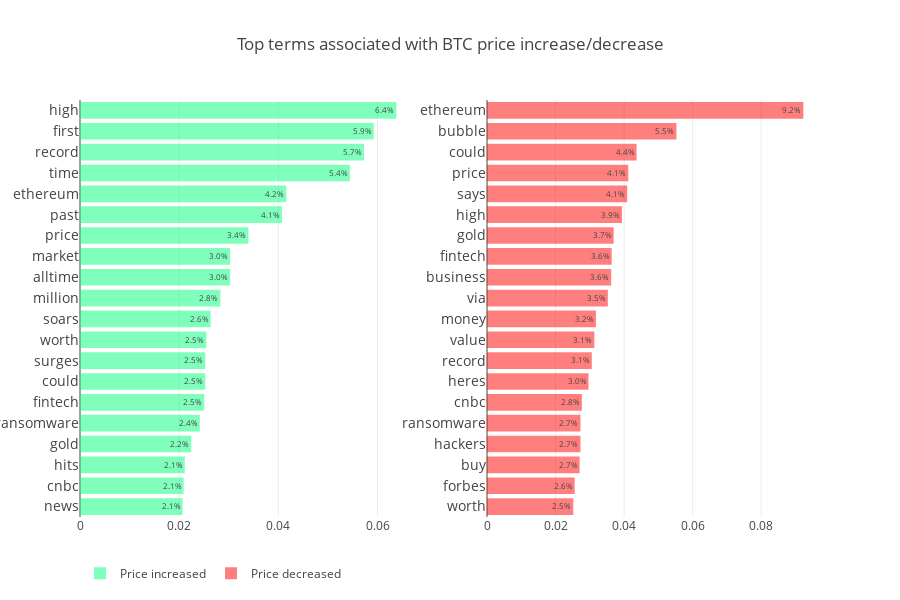

The code cell stored with this chart in its notebook:
### Code cell
# Make a chart with top words associated with UP and DOWN

df1 = freq_up[:20].sort_values("tf",ascending=True)
df2 = freq_down[:20].sort_values("tf",ascending=True)
x = "prob"
y = "token"
text = x

trace1 = go.Bar(
            x=df1[x],
            y=df1[y],
            text= (df1[text]*100).round(1).astype("str")+"%",
            textposition = 'inside',
            marker=dict(
                color='rgba(0,255,120,0.5)',
            ),
            orientation = 'h',
            name = "Price increased"
        )
trace2 = go.Bar(
            x=df2[x],
            y=df2[y],
            text=(df2[text]*100).round(1).astype("str")+"%",
            textposition = 'inside',
            marker=dict(
                color='rgba(255,0,0,0.5)',
            ),
            orientation = 'h',
            name = "Price decreased"
        )

fig = tools.make_subplots(rows=1, cols=2)

fig.append_trace(trace1, 1, 1)
fig.append_trace(trace2, 1, 2)

fig['layout'].update(height=600, width=900, title='Top terms associated with BTC price increase/decrease',
                     legend=dict(orientation="h"))
fig['layout']["yaxis1"].update(tickfont=dict(size=14))
fig['layout']["yaxis2"].update(tickfont=dict(size=14))

iplot(fig, filename='simple-subplot')

### Figure 1 — Plotly figure (JSON) as saved in the notebook; plotly's stock layout.template omitted (floating-point values rounded to 4 significant figures)
{"data": [{"marker": {"color": "rgba(0,255,120,0.5)"}, "name": "Price increased", "orientation": "h", "text": ["2.1%", "2.1%", "2.1%", "2.2%", "2.4%", "2.5%", "2.5%", "2.5%", "2.5%", "2.6%", "2.8%", "3.0%", "3.0%", "3.4%", "4.1%", "4.2%", "5.4%", "5.7%", "5.9%", "6.4%"], "textposition": "inside", "type": "bar", "x": [0.02068, 0.0209, 0.02112, 0.02243, 0.02417, 0.02504, 0.02526, 0.02526, 0.02547, 0.02634, 0.0283, 0.03026, 0.03026, 0.03396, 0.04071, 0.04159, 0.05443, 0.05726, 0.05922, 0.06379], "xaxis": "x1", "y": ["news", "cnbc", "hits", "gold", "ransomware", "fintech", "could", "surges", "worth", "soars", "million", "alltime", "market", "price", "past", "ethereum", "time", "record", "first", "high"], "yaxis": "y1"}, {"marker": {"color": "rgba(255,0,0,0.5)"}, "name": "Price decreased", "orientation": "h", "text": ["2.5%", "2.6%", "2.7%", "2.7%", "2.7%", "2.8%", "3.0%", "3.1%", "3.1%", "3.2%", "3.5%", "3.6%", "3.6%", "3.7%", "3.9%", "4.1%", "4.1%", "4.4%", "5.5%", "9.2%"], "textposition": "inside", "type": "bar", "x": [0.02517, 0.02557, 0.02702, 0.02727, 0.02727, 0.02767, 0.02961, 0.03057, 0.0313, 0.03178, 0.03525, 0.03622, 0.03638, 0.03695, 0.03937, 0.0409, 0.04122, 0.04364, 0.05526, 0.09229], "xaxis": "x2", "y": ["worth", "forbes", "buy", "hackers", "ransomware", "cnbc", "heres", "record", "value", "money", "via", "business", "fintech", "gold", "high", "says", "price", "could", "bubble", "ethereum"], "yaxis": "y2"}], "layout": {"height": 600, "legend": {"orientation": "h"}, "title": "Top terms associated with BTC price increase/decrease", "width": 900, "xaxis1": {"anchor": "y1", "domain": [0, 0.45]}, "xaxis2": {"anchor": "y2", "domain": [0.55, 1]}, "yaxis1": {"anchor": "x1", "domain": [0, 1], "tickfont": {"size": 14}}, "yaxis2": {"anchor": "x2", "domain": [0, 1], "tickfont": {"size": 14}}}}
